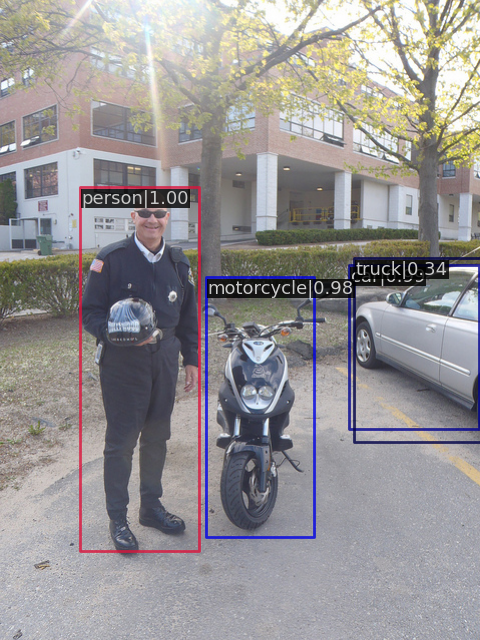
#> input picture coco0.png, 480 x 640 px
$ python -i segmentation.py   (imports and definitions only)   (older library calls are emulated)
#> lines starting #> are read from the running program, lines starting #| are printed output that depends on the picture
import numpy as np
import cv2
import matplotlib.pyplot as plt
import torch
# import time


def segment(image):
    batch_size = image.shape[0]
    markers = []
    img = None

    for batch in range(batch_size):
        img = image[batch].permute(1, 2, 0).cpu().detach().numpy()
        img = np.uint8(img * 255)

        gray = cv2.cvtColor(img, cv2.COLOR_BGR2GRAY)

        dst = cv2.medianBlur(gray, 7)

        gx = cv2.Sobel(dst, cv2.CV_32F, 1, 0, ksize=1)
        gy = cv2.Sobel(dst, cv2.CV_32F, 0, 1, ksize=1)

        mag, angle = cv2.cartToPolar(gx, gy, angleInDegrees=True)
        mag = np.uint8(mag * 255 / np.amax(mag))

        ret, thresh = cv2.threshold(mag, 0, 255, cv2.THRESH_BINARY_INV + cv2.THRESH_OTSU)
        thresh = 255 - thresh

        kernel_ero = np.ones((2, 2), np.uint8)
        kernel_dil = np.ones((7, 7), np.uint8)

        erosion = cv2.erode(thresh, kernel_ero, iterations=2)
        sure_fg = cv2.dilate(erosion, kernel_dil, iterations=4)
        sure_bg = cv2.dilate(sure_fg, kernel_dil, iterations=7)

        sure_fg = np.uint8(sure_fg)
        unknown = cv2.subtract(sure_bg, sure_fg)

        ret, markers = cv2.connectedComponents(sure_fg)

        markers = markers + 1

        markers[unknown == 255] = 0

        markers = cv2.watershed(img, markers)

    return markers


def flatten(x, markers):
    max = np.amax(markers)
    markers = np.uint8(markers)
    markers = cv2.resize(markers, (x.shape[3], x.shape[2]))
    markers = markers / np.amax(markers)
    markers = markers * max
    markers = np.uint8(markers)
    markers = markers.flatten()

    # start = time.time()

    x = x.flatten(2)
    x = x[:, :, np.flip(markers.argsort()).copy()]

    # end = time.time()
    # print(end - start)

    return x

>>> import cv2
>>> picture = cv2.imread('coco0.png', cv2.IMREAD_GRAYSCALE)
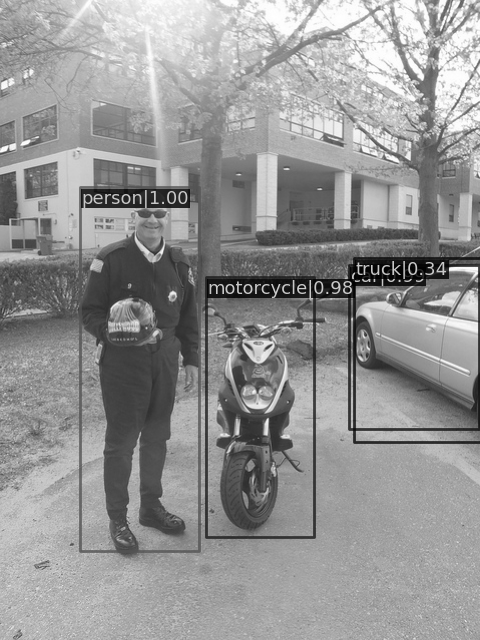
#> picture: shape (640, 480); min 0, max 255, mean 148.4
>>> result = segment(picture)
#> (the run stopped early here; a loop or call above may not have finished)

$ run again, on coco1.png
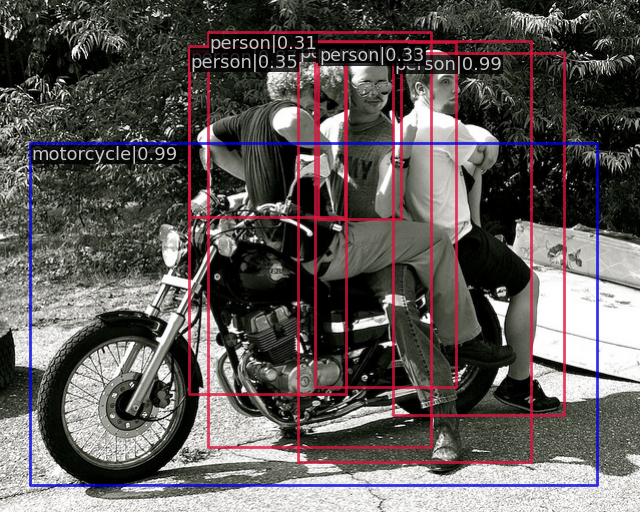
#> input picture coco1.png, 640 x 512 px
#> `picture = cv2.imread('coco0.png', cv2.IMREAD_GRAYSCALE)`:
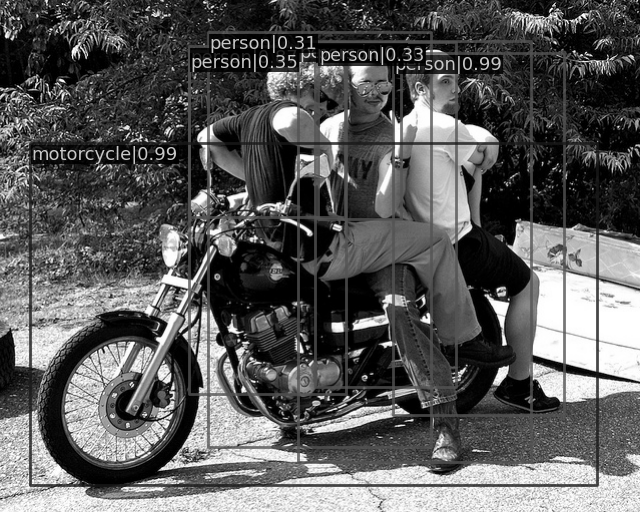
#> picture: shape (512, 640); min 0, max 255, mean 91.3

$ run again, on coco2.png
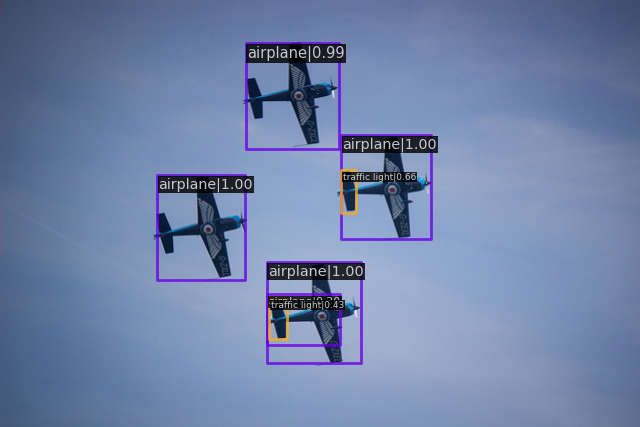
#> input picture coco2.png, 640 x 427 px
#> `picture = cv2.imread('coco0.png', cv2.IMREAD_GRAYSCALE)`:
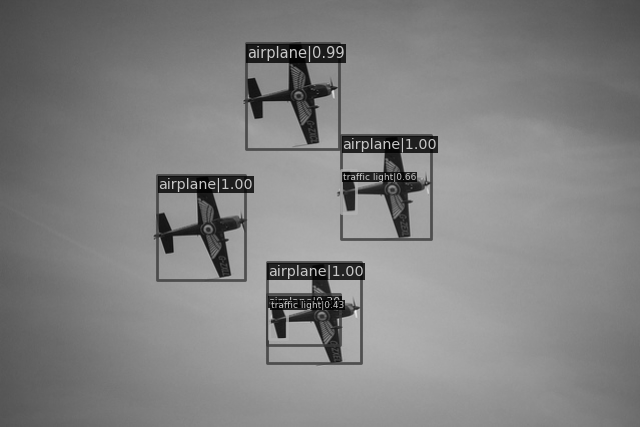
#> picture: shape (427, 640); min 0, max 242, mean 129.1

$ run again, on coco3.png
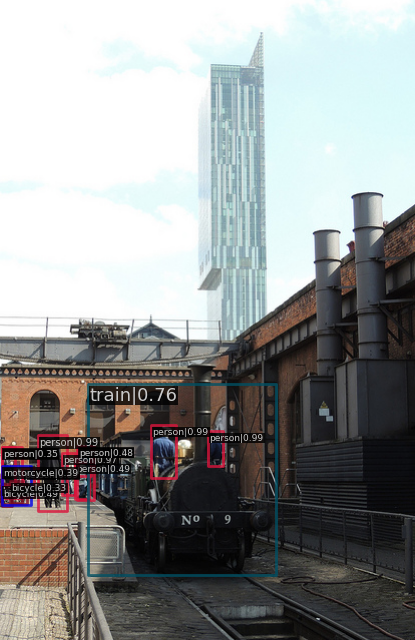
#> input picture coco3.png, 415 x 640 px
#> `picture = cv2.imread('coco0.png', cv2.IMREAD_GRAYSCALE)`:
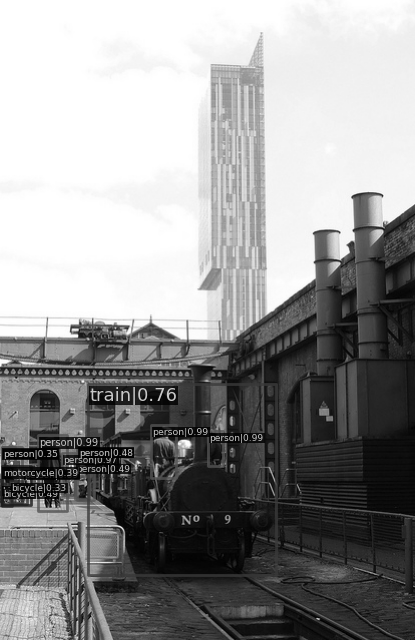
#> picture: shape (640, 415); min 0, max 255, mean 147.1
